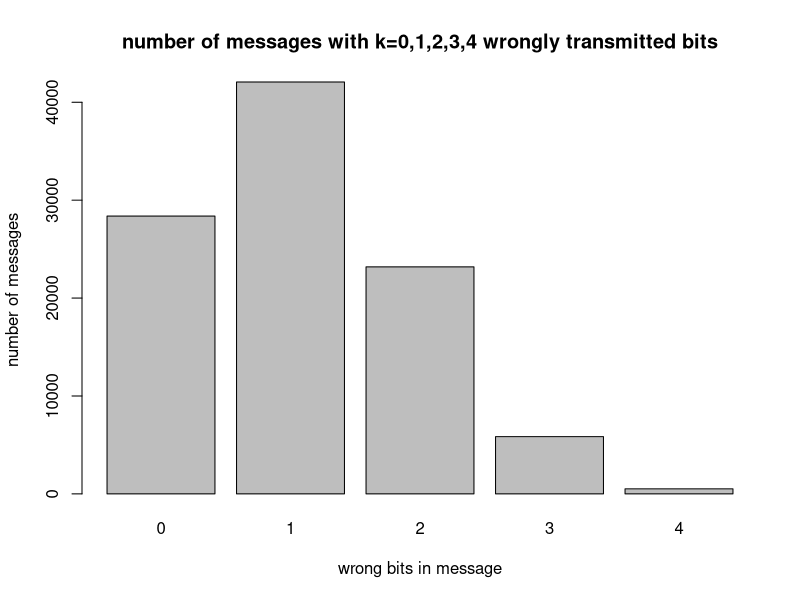
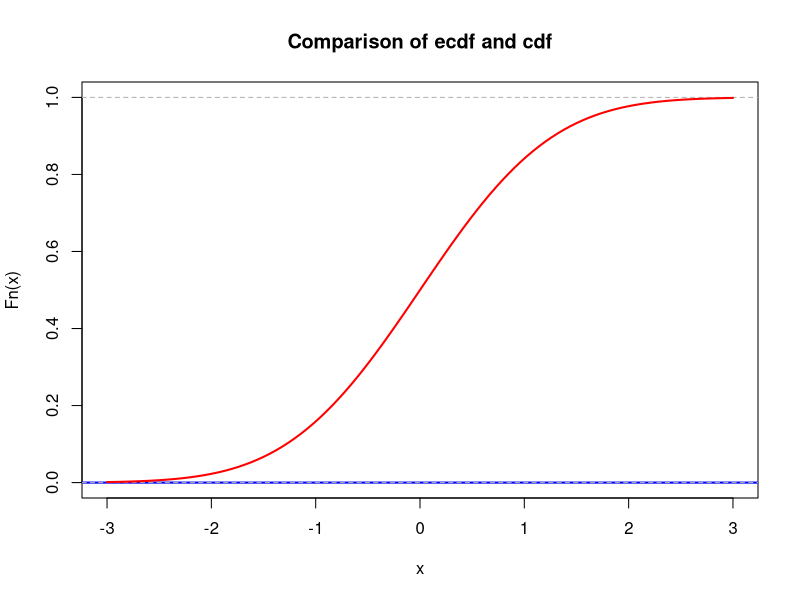
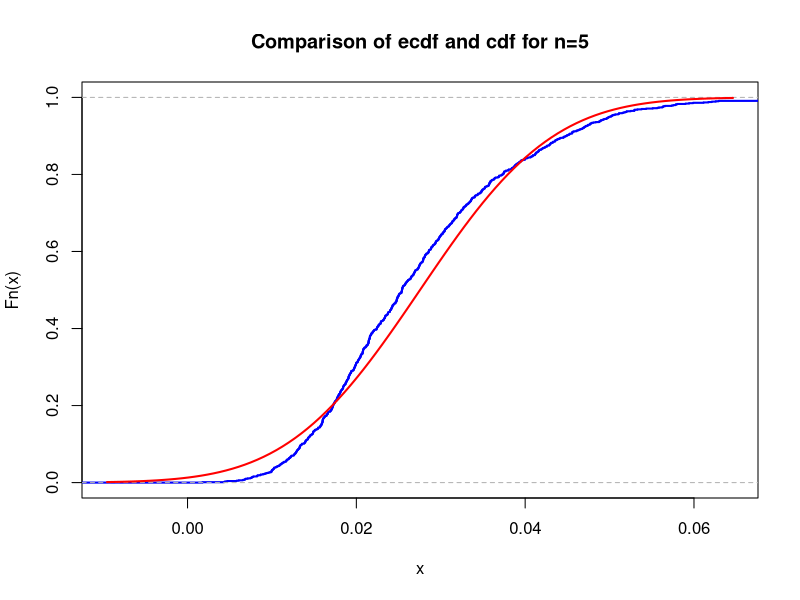
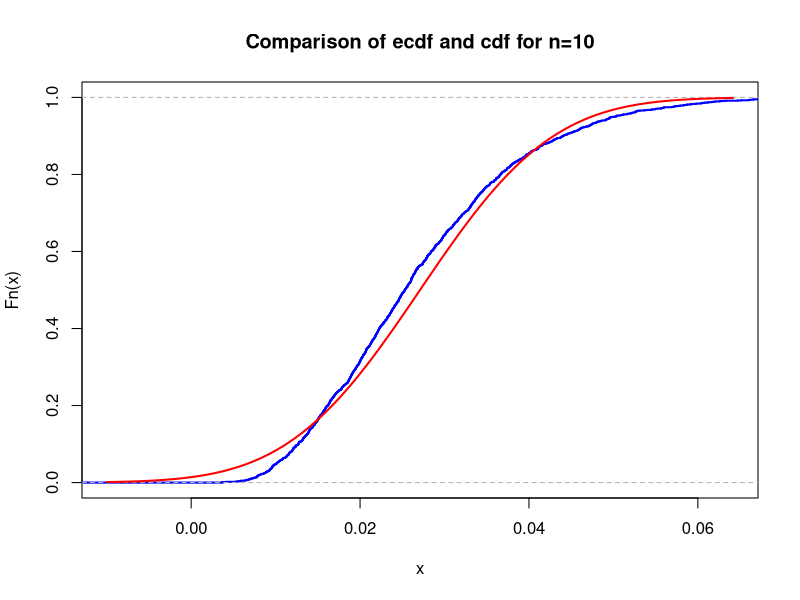
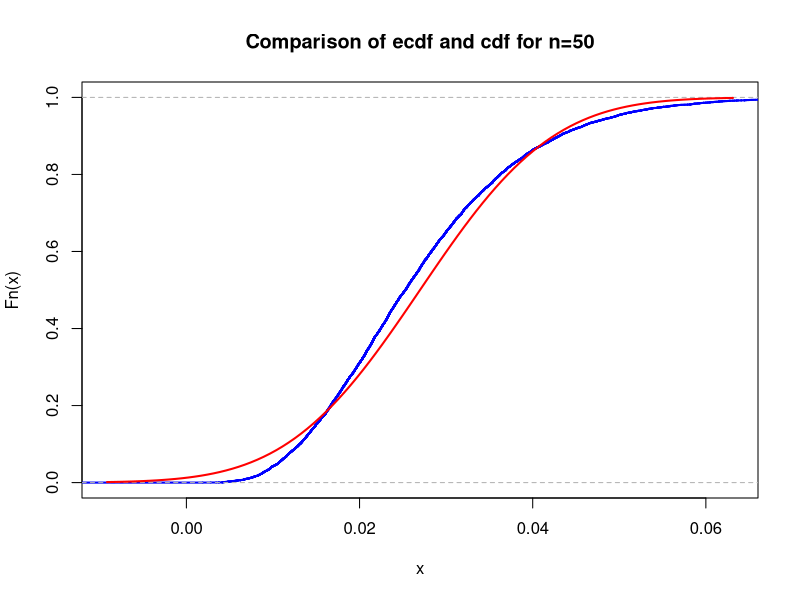
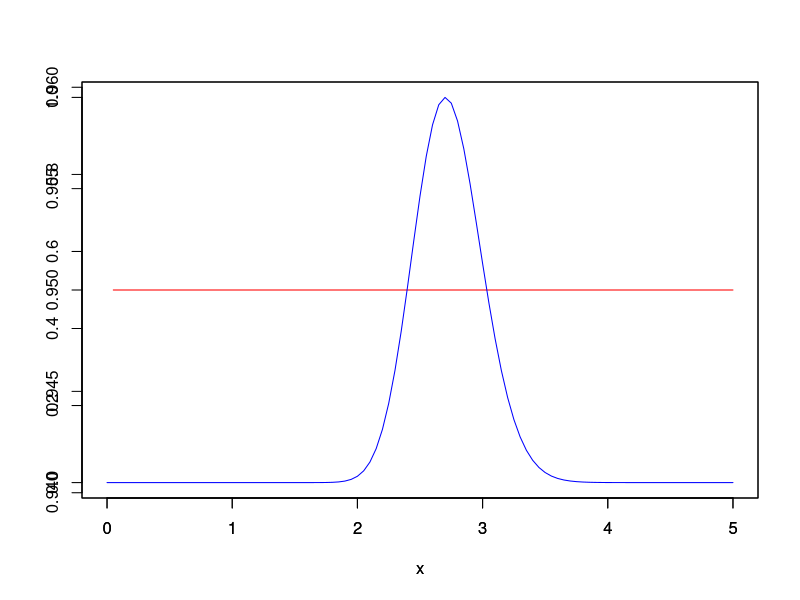
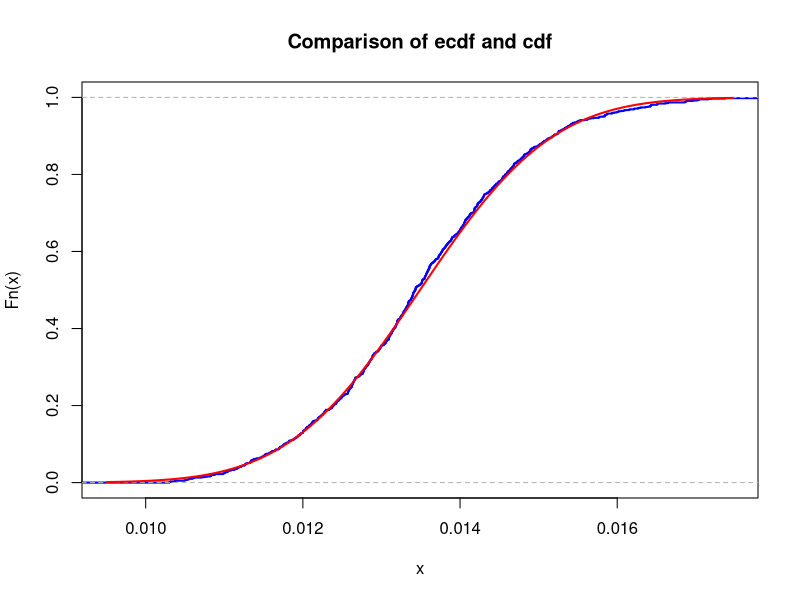

Write R code to recreate these figures, in order.
## ---- chunk 1
# your team id number 
                          ###
id <- 27                  ### Change to the correct id!
                          ###
set.seed(id)
p <- id/100
# matrices G and H
G <- matrix(c(1, 1, 1, 0, 0, 0, 0,
		          1, 0, 0, 1, 1, 0, 0,
		          0, 1, 0, 1, 0, 1, 0,
		          1, 1, 0, 1, 0, 0, 1), nrow = 4, byrow = TRUE)
H <- t(matrix(c(1, 0, 1, 0, 1, 0, 1,
		            0, 1, 1, 0, 0, 1, 1,
		            0, 0, 0, 1, 1, 1, 1), nrow = 3, byrow = TRUE))
# cat("The matrix G is: \n") 
#G  
#cat("The matrix H is: \n") 
#H
#cat("The product GH must be zero: \n")
#(G%*%H) %%2
## ---- chunk 2
# generate N messages
N=100000
message_generator <- function(N) {
  matrix(sample(c(0,1), 4*N, replace = TRUE), nrow = N)
}  
messages <- message_generator(N)
codewords <- (messages %*% G) %% 2
## ---- chunk 3
nosify <- function(bit){
  if(runif(1)<=p){
    bit <- 1-bit
  }
  return(bit)
}
errors <- function(df){
  return(apply(df,c(1, 2),nosify))
}
received <- errors(codewords)
## ---- chunk 4
error_count = rowSums((received[, c(3, 5, 6, 7)] + messages) %%2)
barplot(table(error_count), main="number of messages with k=0,1,2,3,4 wrongly transmitted bits", xlab="wrong bits in message", ylab="number of messages")

## ---- chunk 5
res <- (received %*% H)%%2
idx <- apply(res, 1, function(x) x[1] + x[2]*2 + x[3]*4)
## ---- chunk 6
for (i in seq_along(idx)){
  if(idx[i]!=0){
    received[i,][idx[i]]=1-received[i,][idx[i]]
  }
}
final = received[, c(3, 5, 6, 7)]
## ---- chunk 7
counter = 0

for (rows in 1:nrow(final)){
  if(final[rows, 1] == messages[rows,1]&(final[rows, 2] == messages[rows, 2]) & 
     (final[rows, 3] == messages[rows, 3]) &(final[rows, 4] == messages[rows, 4]) ){
    counter = counter + 1
  }
}
p_hat = counter/N
p_hat

p_star = (1-p)**7+7*p*(1-p)**6
p_star
## ---- chunk 8
lambda <- 1  # change this!
N <- 10     # change this!
mu <- N * lambda
K <- 1e3
n <- 5
sample_means <- colMeans(matrix(rpois(n*K, lambda = mu), nrow=n))

## ---- chunk 9
mu <- 0       # change this!
sigma <- 1    # change this!
## ---- chunk 10
xlims <- c(mu-3*sigma,mu+3*sigma)
Fs <- ecdf(sample_means)
plot(Fs, 
     xlim = xlims, 
     ylim = c(0,1),
     col = "blue",
     lwd = 2,
     main = "Comparison of ecdf and cdf")
curve(pnorm(x, mean = mu, sd = sigma), col = "red", lwd = 2, add = TRUE)
## ---- chunk 11
nu1 <- 37
K <- 1e3
n1 <- 5
n2 <- 10
n3 <- 50
sample_means1 <- colMeans(matrix(rexp(n1*K, rate = nu1), nrow=n))
sample_means2 <- colMeans(matrix(rexp(n2*K, rate = nu1), nrow=n))
sample_means3 <- colMeans(matrix(rexp(n3*K, rate = nu1), nrow=n))
## ---- chunk 12
mu1 <- mean(sample_means1)
sigma1 <- sqrt(var(sample_means1))
mu2 <- mean(sample_means2)
sigma2 <- sqrt(var(sample_means2))
mu3 <- mean(sample_means3)
sigma3 <- sqrt(var(sample_means3))
## ---- chunk 13
xlims <- c(mu1-3*sigma1,mu1+3*sigma1)
Fs <- ecdf(sample_means1)
plot(Fs, 
     xlim = xlims, 
     col = "blue",
     lwd = 2,
     main = "Comparison of ecdf and cdf for n=5")
x <- seq(min(sample_means1), max(sample_means1), by = .01)
curve(pnorm(x, mean = mu1, sd = sigma1), col = "red", lwd = 2, add = TRUE)
print("Max difference:")
max(abs(ecdf(sample_means1)(x)-pnorm(x, mean = mu1, sd = sigma1)))
## ---- chunk 14
xlims <- c(mu2-3*sigma2,mu2+3*sigma2)
Fs <- ecdf(sample_means2)
plot(Fs, 
     xlim = xlims, 
     col = "blue",
     lwd = 2,
     main = "Comparison of ecdf and cdf for n=10")
x <- seq(min(sample_means2), max(sample_means2), by = .01)
curve(pnorm(x, mean = mu2, sd = sigma2), col = "red", lwd = 2, add = TRUE)
print("Max difference:")
max(abs(ecdf(sample_means2)(x)-pnorm(x, mean = mu2, sd = sigma2)))
## ---- chunk 15
xlims <- c(mu3-3*sigma3,mu3+3*sigma3)
Fs <- ecdf(sample_means3)
plot(Fs, 
     xlim = xlims, 
     col = "blue",
     lwd = 2,
     main = "Comparison of ecdf and cdf for n=50")
x <- seq(min(sample_means3), max(sample_means3), by = .01)
curve(pnorm(x, mean = mu3, sd = sigma3), col = "red", lwd = 2, add = TRUE)
print("Max difference:")
max(abs(ecdf(sample_means3)(x)-pnorm(x, mean = mu3, sd = sigma3)))
## ---- chunk 16
curve(x*0.95/x, from=0, to=5, col="red", ylab="")
eq=function(x) {((37*x/100)^100)/(exp(37*x-100))}
par(new=TRUE)
curve(eq, from=0, to=5, col="blue", ylab="")
## ---- chunk 17
N <- 2
nu <- nu1*N
K <- 1e3
n <- 100
sample <- colMeans(matrix(rexp(n*K, rate = nu), nrow=n))

mu <- mean(sample)
sigma <- sqrt(var(sample))
xlims <- c(mu-3*sigma,mu+3*sigma)
Fs <- ecdf(sample)
plot(Fs, 
     xlim = xlims, 
     col = "blue",
     lwd = 2,
     main = "Comparison of ecdf and cdf")
x <- seq(min(sample), max(sample), by = .01)
curve(pnorm(x, mean = mu, sd = sigma), col = "red", lwd = 2, add = TRUE)

## ---- chunk 18
clicks <- rep(0, K)
for (i in 1:K) {
  clicks[i] <- sum(rexp(100, rate = 37*2))
}
prob <- length(clicks[clicks>1]) / length(clicks)
prob
